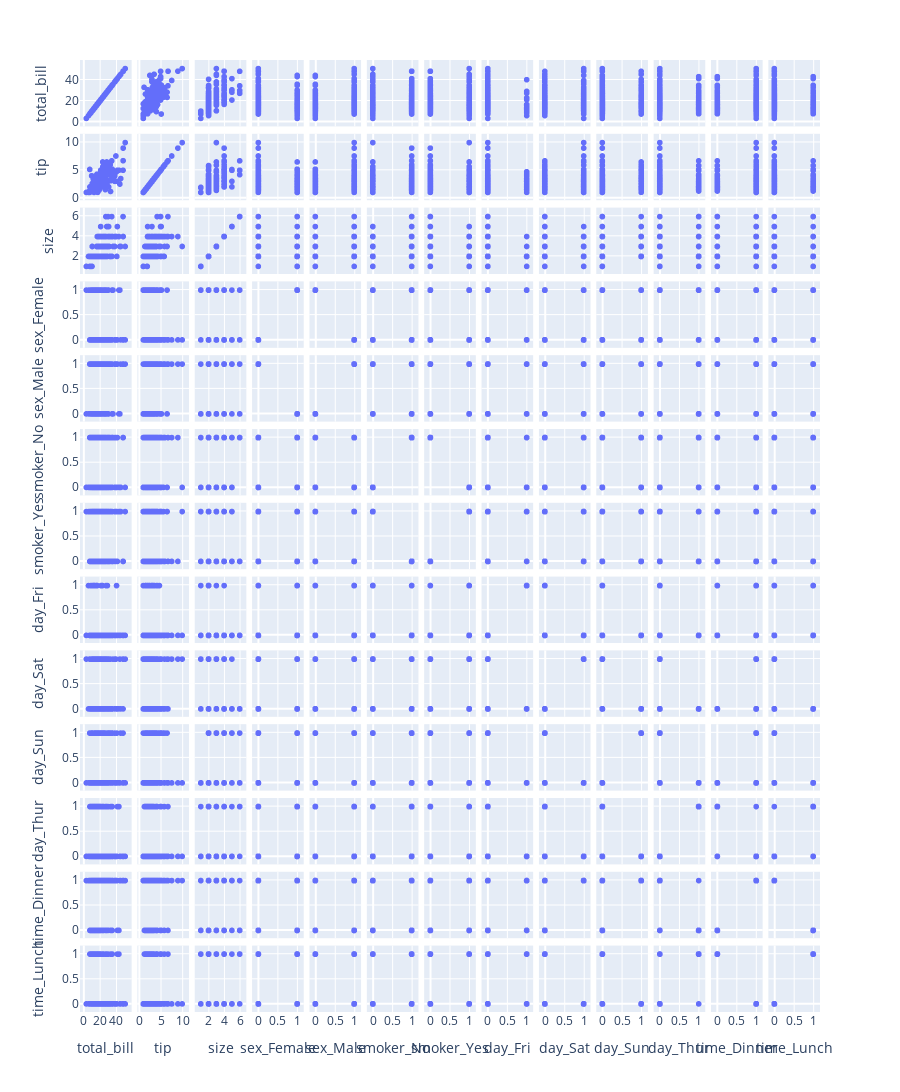

The cell this chart's notebook holds for it:
### Code cell
px.scatter_matrix(tips_converted, height=1200)

### Figure 1 — Plotly figure (JSON) as saved in the notebook; plotly's stock layout.template omitted (floating-point values rounded to 4 significant figures; data arrays with more than 128 entries replaced by an {"elided": "..."} marker saying what was removed)
{"data": [{"dimensions": [{"axis": {"matches": true}, "label": "total_bill", "values": {"elided": "244 float values"}}, {"axis": {"matches": true}, "label": "tip", "values": {"elided": "244 float values"}}, {"axis": {"matches": true}, "label": "size", "values": {"elided": "244 int values"}}, {"axis": {"matches": true}, "label": "sex_Female", "values": {"elided": "244 int values"}}, {"axis": {"matches": true}, "label": "sex_Male", "values": {"elided": "244 int values"}}, {"axis": {"matches": true}, "label": "smoker_No", "values": {"elided": "244 int values"}}, {"axis": {"matches": true}, "label": "smoker_Yes", "values": {"elided": "244 int values"}}, {"axis": {"matches": true}, "label": "day_Fri", "values": {"elided": "244 int values"}}, {"axis": {"matches": true}, "label": "day_Sat", "values": {"elided": "244 int values"}}, {"axis": {"matches": true}, "label": "day_Sun", "values": {"elided": "244 int values"}}, {"axis": {"matches": true}, "label": "day_Thur", "values": {"elided": "244 int values"}}, {"axis": {"matches": true}, "label": "time_Dinner", "values": {"elided": "244 int values"}}, {"axis": {"matches": true}, "label": "time_Lunch", "values": {"elided": "244 int values"}}], "hovertemplate": "%{xaxis.title.text}=%{x}<br>%{yaxis.title.text}=%{y}<extra></extra>", "legendgroup": "", "marker": {"color": "#636efa", "symbol": "circle"}, "name": "", "showlegend": false, "type": "splom"}], "layout": {"dragmode": "select", "height": 1200, "legend": {"tracegroupgap": 0}, "margin": {"t": 60}}}
